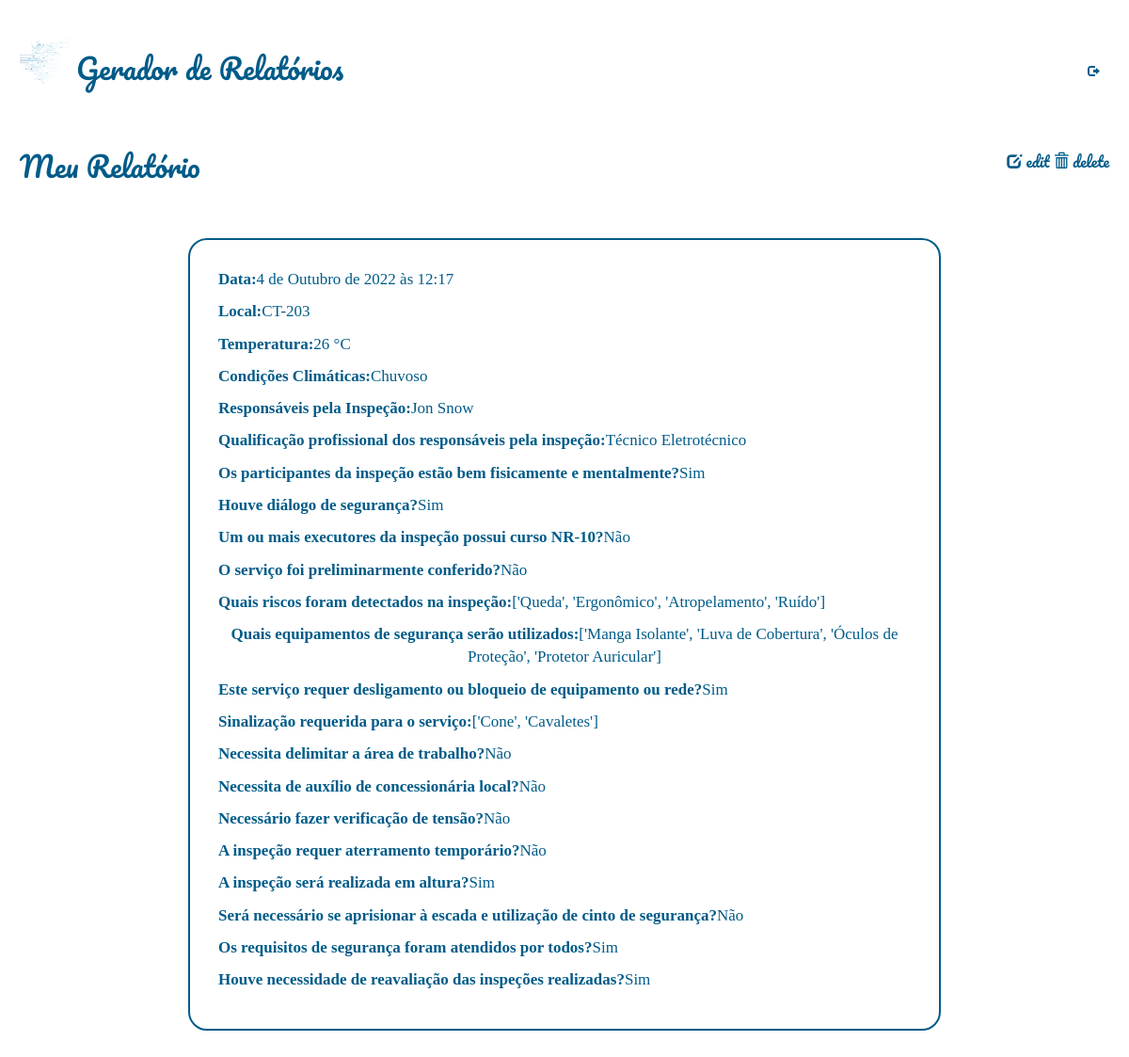
The app's page /relatorios/relatorio/2/ (signed in) with its own data.
### relatorio/models.py (models this page shows)
class Relatorio(models.Model):
    autor = models.ForeignKey(User, default=None, on_delete=models.CASCADE)
    data = models.DateTimeField()
    local = models.CharField(max_length=100)
    temperatura = models.IntegerField()
    clima = models.CharField(max_length=100)
    responsaveis = models.TextField(blank=True)
    Qualificacao_Profissional = models.CharField(max_length=100, default="Sim")
    riscos = models.CharField(max_length=100, default="Sim")
    equipamentos = models.CharField(max_length=100, default="Sim")
    sinalizacao = models.CharField(max_length=100, default="Sim")
    desligamento = models.CharField(max_length=4, default="Sim")
    integridade = models.CharField(max_length=4, default="Sim")
    dialogo = models.CharField(max_length=4, default="Sim")
    curso_nr = models.CharField(max_length=4, default="Sim")
    conferido = models.CharField(max_length=4, default="Sim")
    delimitar_area = models.CharField(max_length=4, default="Sim")
    auxconces = models.CharField(max_length=4, default="Sim")
    tensao = models.CharField(max_length=4, default="Sim")
    aterramento = models.CharField(max_length=4, default="Sim")
    altura = models.CharField(max_length=4, default="Sim")
    cinto_seg = models.CharField(max_length=4, default="Sim")
    requi_seg = models.CharField(max_length=4, default="Sim")
    reavaliacao = models.CharField(max_length=4, default="Sim")

### relatorio/views.py (the view)
# urls.py: path('relatorio/<int:rel_id>/', views.relatorio_visualiza, name="visualiza"),
@login_required(login_url="/accounts/login/")
def relatorio_visualiza(request, rel_id):
    relatorio = Relatorio.objects.get(id=rel_id)
    now = timezone.now()
    return render(request, 'relatorio/relatorio_visualiza.html', {'relatorio': relatorio})

### relatorio/templates/relatorio/relatorio_visualiza.html
{% extends 'base_layout.html'%}
{% block content %}
<header>
        <h2>Meu Relatório</h2>
        <nav>
        <li>
                <a class="botao-icon" href="{% url 'relatorio:edita' rel_id=relatorio.id %}">
                        <span class="glyphicon glyphicon-edit"></span> edit
                </a>
                <a class="botao-icon" href="{% url 'relatorio:deleta' rel_id=relatorio.id %}">
                        <span class="glyphicon glyphicon-trash"></span> delete
                </a>
        </li>
        </nav>
</header>
<div class="compromisso-visualiza-wrapper">
        <div class="compromisso-visualiza">
                <p><b>Data:</b> {{ relatorio.data}}</p>
                <p><b>Local:</b> {{ relatorio.local }}</p>
                <p><b>Temperatura:</b> {{relatorio.temperatura}} °C</p>
                <p><b>Condições Climáticas:</b> {{relatorio.clima}} </p>
                <p><b>Responsáveis pela Inspeção:</b>  {{ relatorio.responsaveis }}</p>
                <p><b>Qualificação profissional dos responsáveis pela inspeção:</b> {{relatorio.Qualificacao_Profissional}}</p>
                <p><b>Os participantes da inspeção estão bem fisicamente e mentalmente?</b> {{relatorio.integridade}}</p>
                <p><b>Houve diálogo de segurança?</b> {{relatorio.dialogo}}</p>
                <p><b>Um ou mais executores da inspeção possui curso NR-10?</b> {{relatorio.curso_nr}}</p>
                <p><b>O serviço foi preliminarmente conferido?</b> {{relatorio.conferido}}</p>
                <p><b>Quais riscos foram detectados na inspeção:</b> {{relatorio.riscos}}</p>
                <p><b>Quais equipamentos de segurança serão utilizados:</b> {{relatorio.equipamentos}}</p>
                <p><b>Este serviço requer desligamento ou bloqueio de equipamento ou rede?</b> {{relatorio.desligamento}}</p>
                <p><b>Sinalização requerida para o serviço:</b> {{relatorio.sinalizacao}}</p>
                <p><b>Necessita delimitar a área de trabalho?</b> {{relatorio.delimitar_area}}</p>
                <p><b>Necessita de auxílio de concessionária local?</b> {{relatorio.auxconces}}</p>
                <p><b>Necessário fazer verificação de tensão?</b> {{relatorio.tensao}}</p>
                <p><b>A inspeção requer aterramento temporário?</b> {{relatorio.aterramento}}</p>
                <p><b>A inspeção será realizada em altura?</b> {{relatorio.altura}}</p>
                <p><b>Será necessário se aprisionar à escada e utilização de cinto de segurança?</b> {{relatorio.cinto_seg}}</p>
                <p><b>Os requisitos de segurança foram atendidos por todos?</b> {{relatorio.requi_seg}}</p>
                <p><b>Houve necessidade de reavaliação das inspeções realizadas?</b> {{relatorio.reavaliacao}}</p>
        </div>
</div>
{% endblock %}

### assets/styles.css (style rules this page uses)
body { background-color: #ffffff; color: #005b88; padding: 0 1px 0 1px; font-family: Pacifico; font-size: medium; }
.login input, .compromisso-visualiza, .criaCompromisso { font-family: Cambria, Cochin, Georgia, Times, 'Times New Roman', serif; }
.compromisso-visualiza-wrapper { display: flex; align-items: center; justify-content: center; justify-self: center; }
.compromisso-visualiza { width: 800px; border-radius: 20px; align-self: center; text-align: center; border: 2px solid #005b88; margin: 40px; padding: 30px; font-size: 17px; }
.compromisso-visualiza p { display: table; text-justify: auto; }
h2,h3,h4,h5 { color: #005b88; font-weight: normal; margin: 0; }
a { color: #005b88; }
a, a:hover, a:visited { text-decoration: none; }
header { display: grid; align-self: center; grid-template-columns: 1fr 1fr; padding: 20px 0; }
nav { justify-self: end; }
nav li { display: inline-block; margin-left: 20px; }
.botao-icon { background: none; font-family: Pacifico; color: #005b88; cursor: pointer; size-adjust: 2px; cursor: pointer; }

### records on screen
Relatorio: data "4 de Outubro de 2022 às 12:17", local "CT-203", temperatura "26", clima "Chuvoso", responsaveis "Jon Snow", Qualificacao_Profissional "Técnico Eletrotécnico", integridade "Sim", dialogo "Sim", curso_nr "Não", conferido "Não", riscos "['Queda', 'Ergonômico', 'Atropelamento', 'Ruído']", equipamentos "['Manga Isolante', 'Luva de Cobertura', 'Óculos de Proteção', 'Protetor Auricular']", desligamento "Sim", sinalizacao "['Cone', 'Cavaletes']", delimitar_area "Não", auxconces "Não", tensao "Não", aterramento "Não", altura "Sim", cinto_seg "Não", requi_seg "Sim", reavaliacao "Sim"
